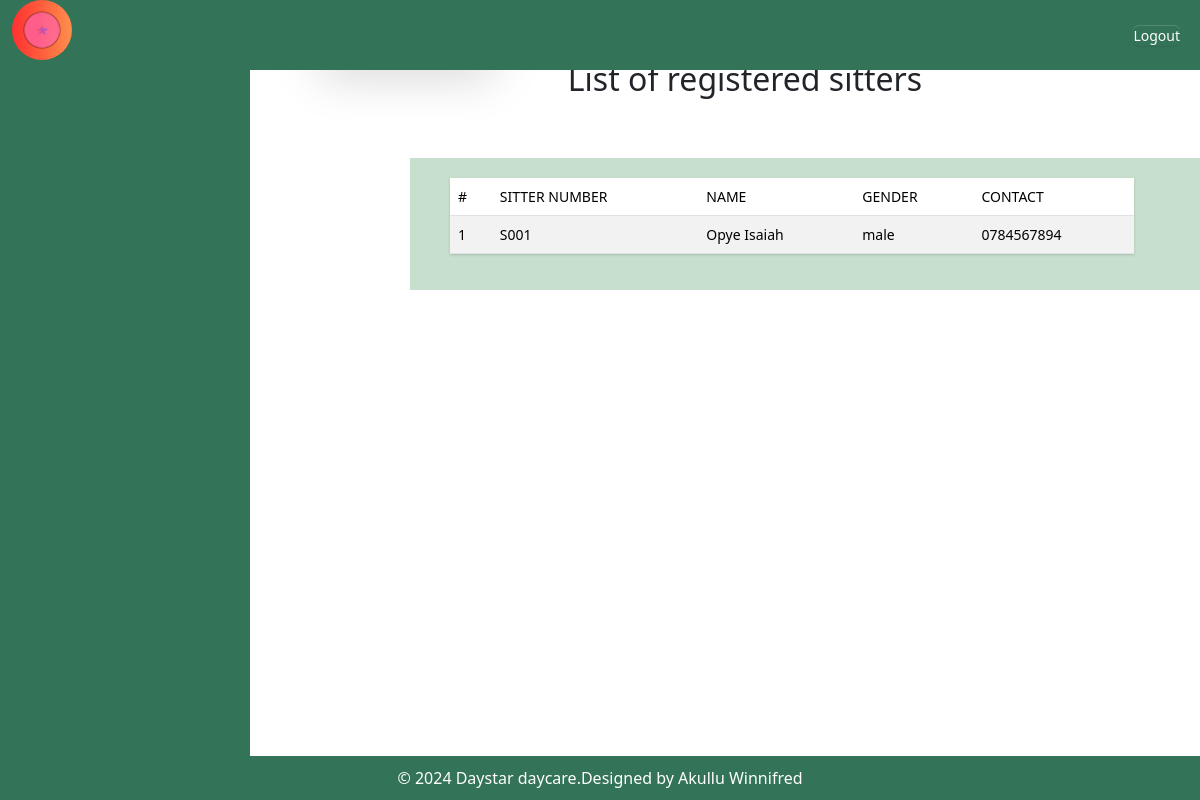
Screenshot of /sitters/ (signed in) with the database file from the repository.
### myapp/models.py (models this page shows, shortened)
class BabySitter(models.Model):
    GENDER_CHOICES = (
         ('male', 'Male'),
        ('female', 'Female'),
     )
    name = models.CharField(max_length=200,validators=[validate_letters])
    gender = models.CharField(max_length=10,choices=GENDER_CHOICES)
    location = models.CharField(max_length=10, default='kabalagala')
    Date_Of_Birth = models.DateField(default=timezone.now)
    NIN = models.CharField(max_length=14,validators=[validate_NIN_length])
    Religion = models.CharField(max_length=30, null=True, blank=True,verbose_name="Religion(optional)")
    Level_Of_Education = models.CharField(max_length=200,choices=(
        ('Certificate', 'Certificate'),
        ('Diploma', 'Diploma'),
        ('Degree', 'Degree'),
        ('Others', 'Others'),
    ))
    Contact = models.CharField(max_length=10,validators=[validate_contact_length])
    Sitter_Number = models.CharField(max_length=200,unique=True,blank=False, null=True)
    Next_Of_Kin = models.CharField(max_length=200,validators=[validate_letters])
    Recommenders_Name = models.CharField(max_length=200,validators=[validate_letters])
    Recommenders_Contact = models.CharField(max_length=10,validators=[validate_contact_length])

### myapp/views.py (the view)
# urls.py: path("sitters/",views.sitters,name="sitters"),
@login_required
def sitters(request):
    sitters = BabySitter.objects.all()
    return render(request,'sitters/all_sitters.html',{'sitters':sitters})

### myapp/templates/sitters/all_sitters.html (shortened to what this page needs)
{% extends 'base.html' %}
{% block content %}
<button class="p-2 bg bg-success rounded-lg shadow-lg"
style="margin-left: 10px;border-radius: 5px; border: #B4BDFF; width: 20%; height: 5%; color: white; text-decoration: none;"><a
    href="/sitterreg" style="color: white; text-decoration: none;">Add new sitter</a></button>
<h2>List of registered sitters</h2>
<div class="container">
<table class="table table-striped" style="width: 90%; margin-left: 20px;" >
    <thead>
      <tr>
        <th scope="col">#</th>
        <th scope="col">Sitter Number</th>
        <th scope="col">Name</th>
        <th scope="col">Gender</th>
        <th scope="col">Contact</th>
      </tr>
    </thead>
    <tbody>
        {% for sitter in sitters %}
      <tr>
        <th scope="row">{{ sitter.id }}</th>
        <th>S0{{ sitter.Sitter_Number }}</th>
        <td>{{ sitter.name }}</td>
        <td>{{ sitter.gender }}</td>
        <td>{{ sitter.Contact }}</td>
      </tr>
      {% endfor %}
    </tbody>
  </table>
</div>
{% endblock %}

### myapp/static/css/base.css (style rules this page uses)
body { min-height: 100vh; }

### myapp/templates/sitters/all_sitters.html (style rules this page uses)
.container { padding-top: 20px; margin-top: 60px; margin-bottom: 30px; max-width: 800px; background-color: rgba(153, 198, 165, 0.55); padding: 20px; margin-left: 100px; }
h2 { text-align: center; }

### rows the page displays
BabySitter: id "1", Sitter_Number "01", name "Opye Isaiah", gender "male", Contact "0784567894"
